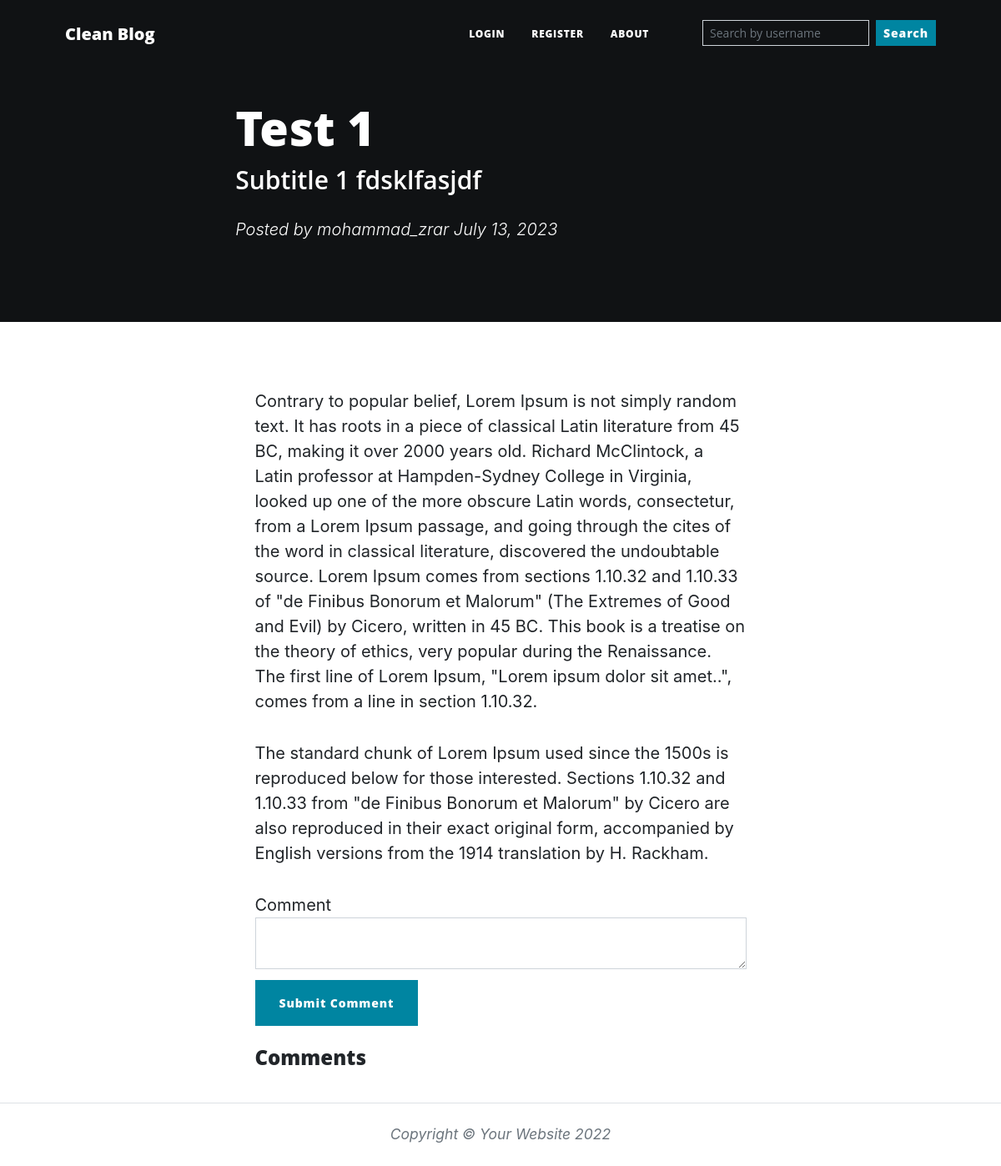
Before: /mohammad_zrar/blog/1 with the older database file.
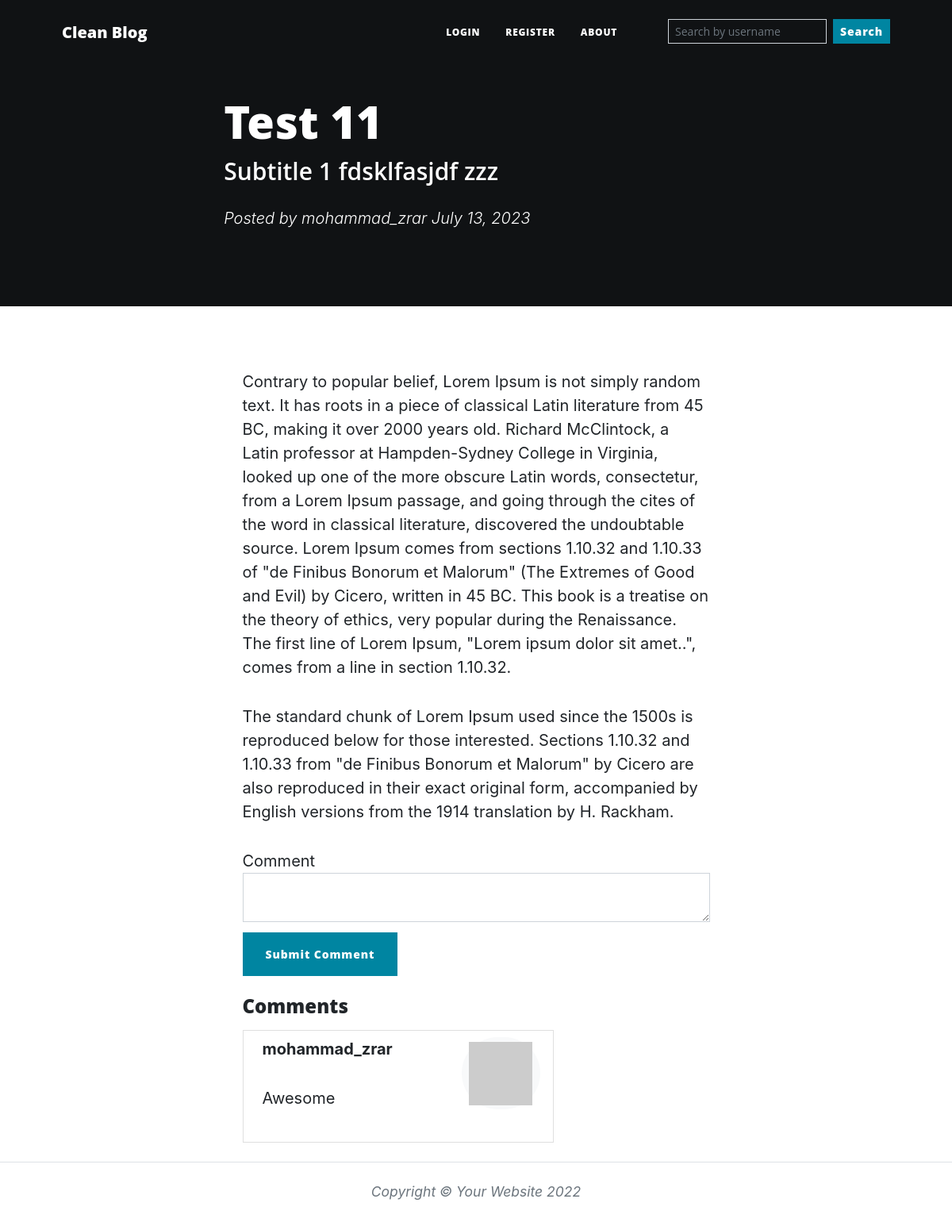
After: the same page with the newer database file.
### main.py (models this page shows)
class BlogPost(db.Model):
    __tablename__ = "blog_posts"
    id = db.Column(db.Integer, primary_key=True)
    author_id = db.Column(db.Integer, db.ForeignKey("users.id"))
    author = relationship("User", back_populates="blogs")
    title = db.Column(db.String(250), unique=True, nullable=False)
    subtitle = db.Column(db.String(250), nullable=False)
    date = db.Column(db.String(250), nullable=False)
    body = db.Column(db.Text, nullable=False)
    img_url = db.Column(db.String(250), nullable=False)
    comments = relationship("Comment", back_populates="parent_post")

class Comment(db.Model):
    __tablename__ = "comments"
    id = db.Column(db.Integer, primary_key=True)
    author_id = db.Column(db.Integer, db.ForeignKey("users.id"))
    comment_author = relationship("User", back_populates="comments")
    post_id = db.Column(db.Integer, db.ForeignKey("blog_posts.id"))
    parent_post = relationship("BlogPost", back_populates="comments")
    text = db.Column(db.Text, nullable=False)

class User(UserMixin, db.Model):
    __tablename__ = "users"
    id = db.Column(db.Integer, primary_key=True)
    email = db.Column(db.String(100))
    username = db.Column(db.String(100), unique=True)
    password = db.Column(db.String(100))
    bg_color = db.Column(db.String(7))
    bio = db.Column(db.String(250))
    blogs = db.relationship("BlogPost", back_populates="author")
    comments = db.relationship("Comment", back_populates="comment_author")
    favouring = db.relationship(
        'User', secondary=favorites,
        primaryjoin=(favorites.c.favorite_id == id),
        secondaryjoin=(favorites.c.favouring_id == id),
        backref=db.backref('favorites', lazy='dynamic'),
        lazy='dynamic'
    )

### main.py (the view, shortened to what this page needs)
@app.route('/<string:username>/blog/<int:blog_id>', methods=["GET", "POST"])
def blog(username, blog_id):
    global gravatar
    user = User.query.filter_by(username=username).first()
    if user is None:
        return "No user with that name"
    blog = db.session.query(BlogPost).filter(BlogPost.author_id == user.id, BlogPost.id == blog_id).first()
    if blog is None:
        return "No post with that id"
    form = CommentForm()
    return render_template("blog.html", blog=blog, user=user, form=form)

### forms.py
class CommentForm(FlaskForm):
    comment_text = CKEditorField("Comment", validators=[DataRequired()])
    submit = SubmitField("Submit Comment")

### templates/blog.html (shortened to what this page needs)
{% extends 'base.html' %}
{% import "bootstrap/wtf.html" as wtf %}
{% block content %}
{% include "./layout/navbar.html" %}
<header class="masthead" style="background-color: #{{ user.bg_color }}; padding: 120px 0 100px;">
    <div class="container position-relative px-1 px-lg-2">
        <div class="row gx-4 gx-lg-5 justify-content-center">
            <div class="col-md-10 col-lg-8 col-xl-7">
                <div class="post-heading">
                    <h1>{{ blog.title }}</h1>
                    <h2 class="subheading">{{ blog.subtitle }}</h2>
                    <span class="meta">
                        Posted by
                        <a href="{{ url_for('user_blogs', username=blog.author.username) }}">{{ blog.author.username }}</a>
                        {{ blog.date }}
                    </span>
                </div>
            </div>
        </div>
    </div>
</header>
<article class="mb-4">
    <div class="container px-4 px-lg-5">
        <div class="row gx-4 gx-lg-5 justify-content-center">
            <div class="col-md-10 col-lg-8 col-xl-7">
                {{ blog.body|safe }}
                {{ wtf.quick_form(form, novalidate=True, button_map={"submit": "primary"}) }}
                <div class="col-lg-8 col-md-10  comment">
                    <h4 class="mt-4">Comments</h4>
                    <ul class="list-group mt-3">
                        {% for comment in blog.comments %}
                        <li class="list-group-item d-flex justify-content-between align-items-start">
                            <div class="ms-2 me-auto">
                                <div class="fw-bold">{{ comment.comment_author.username }}</div>
                                {{ comment.text|safe }}
                            </div>
                            <span class="badge bg-light rounded-pill"><img src="{{ comment.comment_author.email | gravatar }}"/></span>
                        </li>
                        {% endfor %}
                    </ul>
                </div>
            </div>
        </div>
    </div>
</article>
{% include "./layout/footer.html" %}
{% endblock %}

Changed rows visible on the page:
changed BlogPost: title "Test 1" → "Test 11"; subtitle "Subtitle 1 fdsklfasjdf" → "Subtitle 1 fdsklfasjdf zzz"
added Comment: comment_author.username "mohammad_zrar", text "Awesome"
